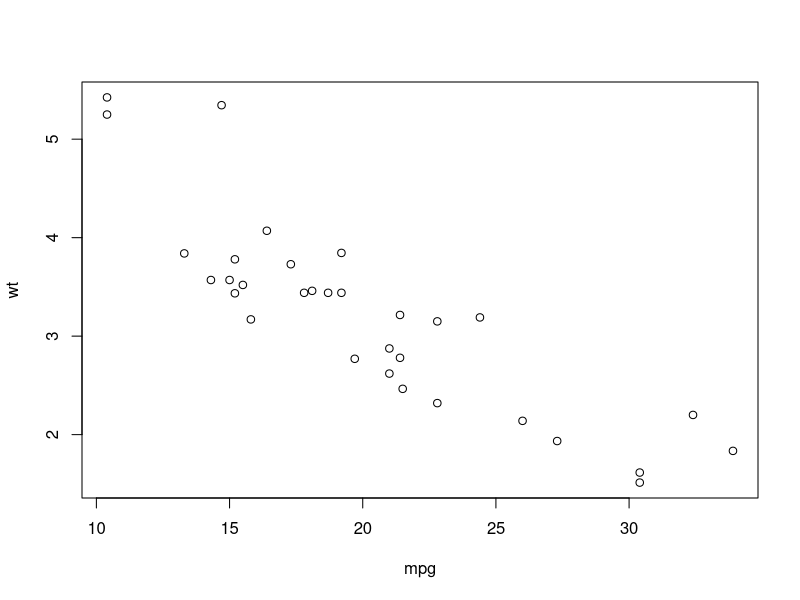
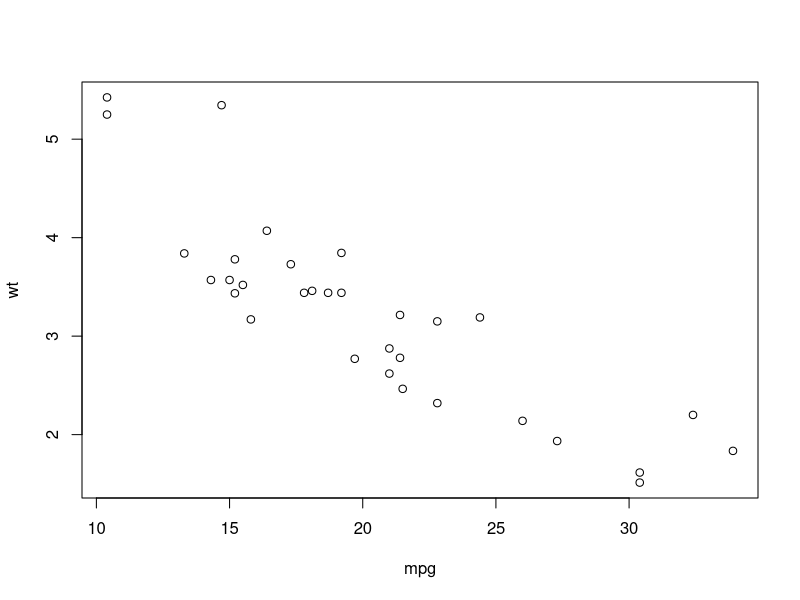

Write the R code that produced these figures, in order.
## ---- chunk 1
patientID <- c(1, 2, 3, 4)
age <- c(24, 45, 65, 40)
diabetes <- c("Type1", "Type2","Type1", "Type2")
status <- c("Poor", "Improved", "Excellent", "Poor")
patientdata <- data.frame(patientID, age, diabetes, status)
## ---- chunk 2

m1 <- matrix(1:25)
m3d <- matrix(1:24, c(2,4,3)) #this doesn't work. Matrices are 2d
## ---- chunk 3
a1 <- array(1:25)
a3d <- array(1:24, c(2,4,3)) #this works just fine. Arrays are whatever dim you want. 
## ---- chunk 4
with(mtcars, {
  plot(mpg, wt)  #no need to use mtcars$mpg or mtcars$wt
})
## ---- chunk 5
attach(mtcars)
plot(mpg, wt) 
detach(mtcars)
